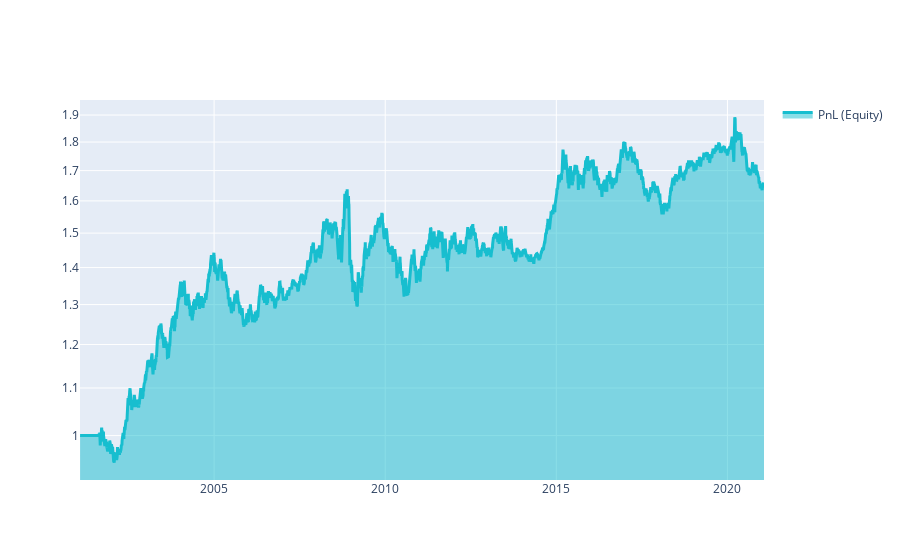

Here is the notebook cell this chart was saved with:
### Markdown cell above
Select asset and adjust parameters:

### Code cell
asset = 'F_DX' ###

sdat = fut_data.sel(asset=asset).dropna('time','any')
sout = calc_positions(sdat, 40, 6, 1)
sout = xr.concat([sout], pd.Index([asset], name='asset'))

ssta = qnstats.calc_stat(fut_data, sout)

display(ssta.to_pandas().tail())

performance = ssta.to_pandas()["equity"]
qngraph.make_plot_filled(performance.index, performance, name="PnL (Equity)", type="log")

### Figure 1 — Plotly figure (JSON) as saved in the notebook; plotly's stock layout.template omitted (floating-point values rounded to 4 significant figures; data arrays with more than 128 entries replaced by an {"elided": "..."} marker saying what was removed)
{"data": [{"fill": "tonexty", "line": {"color": "#17BECF", "width": 3}, "name": "PnL (Equity)", "type": "scatter", "x": {"elided": "5165 str values"}, "y": {"elided": "5165 float values"}}], "layout": {"showlegend": true, "yaxis": {"range": [-0.03864, 0.2919], "type": "log"}}}
